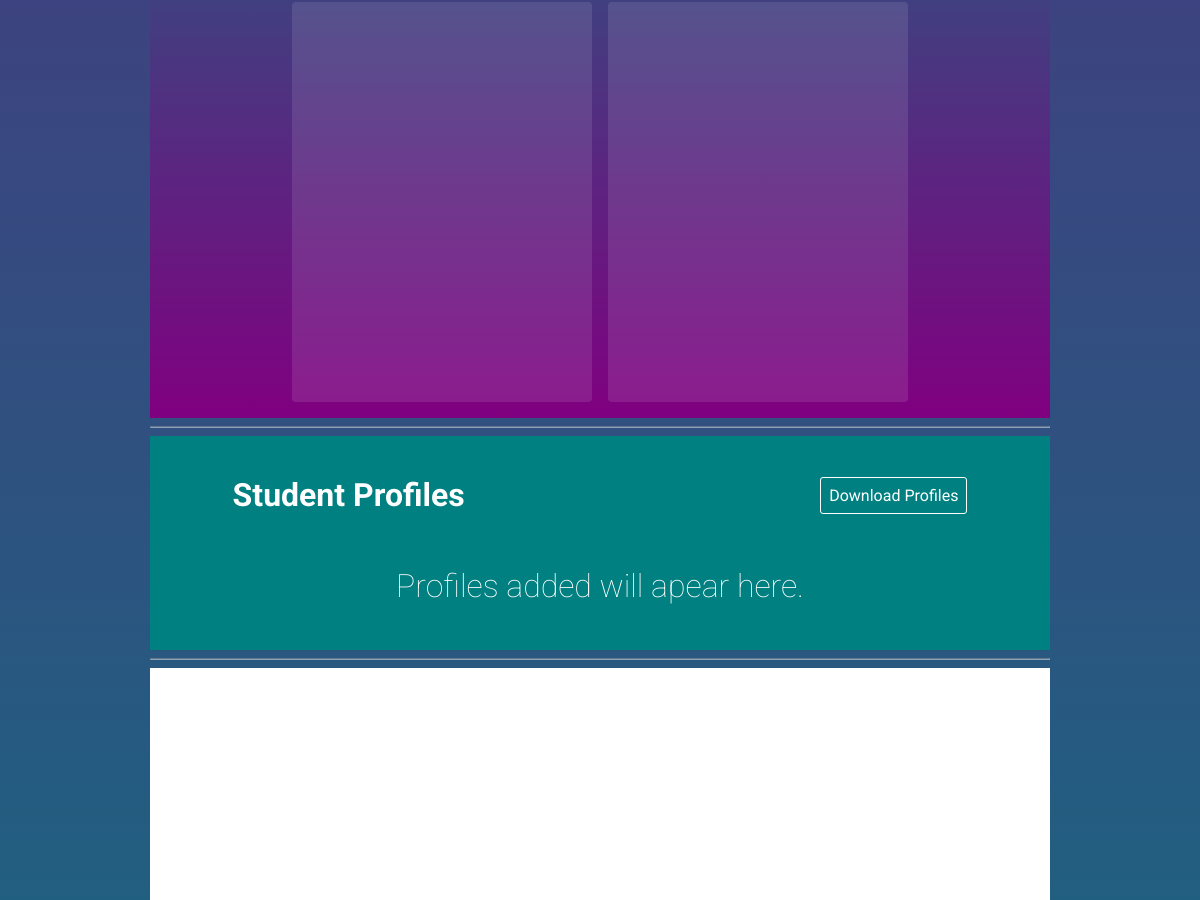
Before: / (middle part) with the older database file.
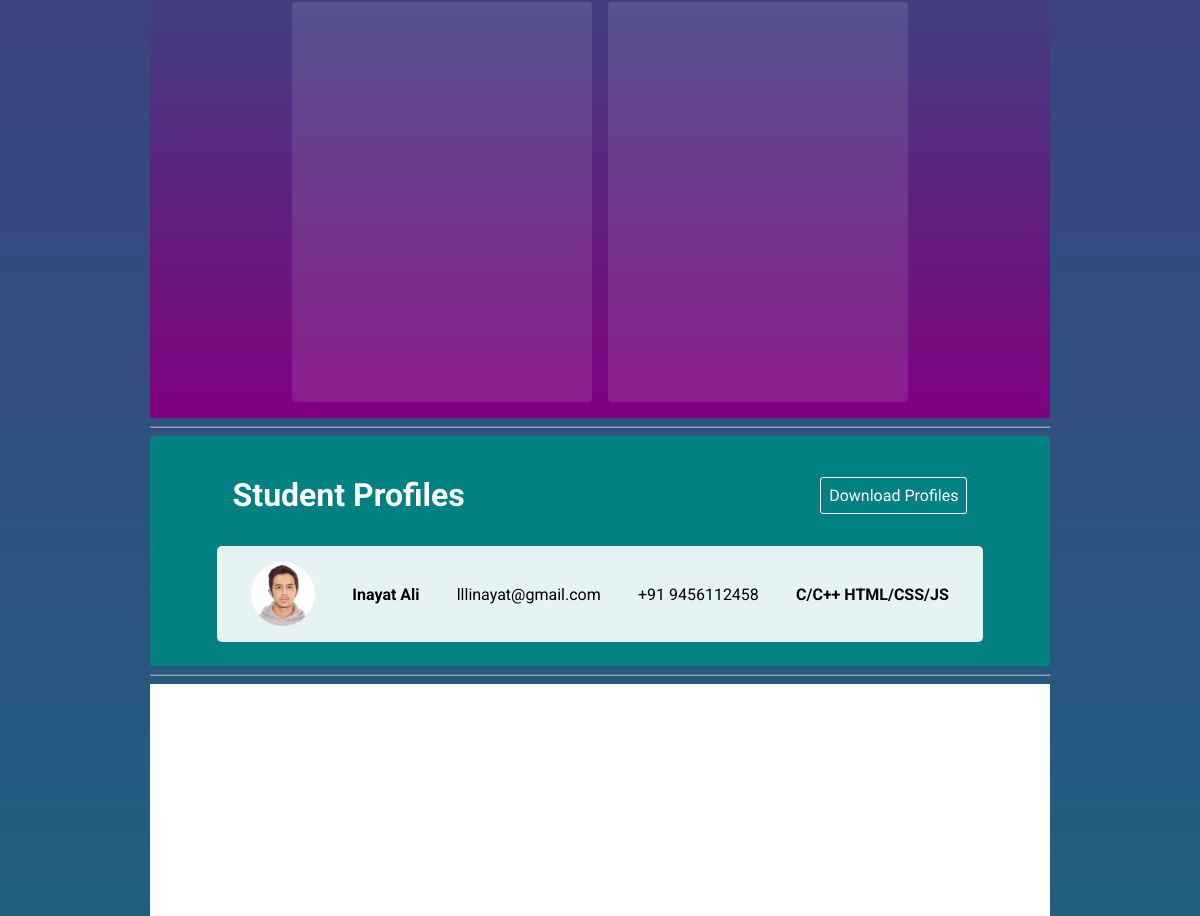
After: the same page with the newer database file.
### core/models.py (models this page shows, shortened)
class Student(models.Model):
    GENDER_CHOICES = [
        ('F', 'Female'),
        ('M', 'Male'),
        ('O', 'Other'),
    ]
    batch_year = models.IntegerField()
    graduation_year = models.IntegerField()
    name = models.CharField(max_length=255)
    email = models.EmailField(max_length=255)
    contact_number = models.CharField(max_length=10)
    sex = models.CharField(max_length=1, choices=GENDER_CHOICES)
    skills = models.TextField(max_length=500)
    photo = models.ImageField(null=True)

### core/views.py (the view)
# urls.py: path('', core_views.home_view, name='home'),
def home_view(request):
    students_queryset = Student.objects.all()
    context = {
        'students':students_queryset,
        'date':today,
    }
    return render(request, 'core/index.html', context)

### core/templates/core/index.html (shortened to what this page needs)
{% extends 'base.html' %}
{% block content %}
  {% include 'core/sections/mentors.html' %}
  <hr class="separator">
  {% include 'core/sections/profiles.html' %}
  <hr class="separator">
  {% include 'core/sections/recruitors.html' %}
{% endblock content %}

### templates/base.html (shortened to what this page needs)
{% load static %}
<!DOCTYPE html>
<html lang="en" dir="ltr">
  <head>
    <link rel="stylesheet" href="{% static 'css/main.css' %}">
    <link rel="stylesheet" href="{% static 'css/navbar.css' %}">
    <link rel="stylesheet" href="{% static 'css/banner.css' %}">
    <link rel="stylesheet" href="{% static 'css/about.css' %}">
    <link rel="stylesheet" href="{% static 'css/whyus.css' %}">
    <link rel="stylesheet" href="{% static 'css/mentors.css' %}">
    <link rel="stylesheet" href="{% static 'css/profiles.css' %}">
    <link rel="stylesheet" href="{% static 'css/recruitors.css' %}">
    <link rel="stylesheet" href="{% static 'css/contact.css' %}">
    <link rel="stylesheet" href="{% static 'css/footer.css' %}">
    <link rel="stylesheet" href="{% static 'css/dashboard.css' %}">
    <link rel="stylesheet" href="{% static 'css/profile_detail.css' %}">
    <link rel="stylesheet" href="{% static 'css/form.css' %}">
  </head>
  <body>
    <div class="container">
      {% block content %}
      {% endblock content %}
    </div>
  </body>
</html>

### core/templates/core/sections/mentors.html (shortened to what this page needs)
<div class="mentors" id="mnts">
  <div class="mentor" >
  </div>
  <div class="mentor" >
  </div>
</div>

### core/templates/core/sections/profiles.html
{% load static %}
<div class="profiles" id="pfl">
  <div class="profile-header">
    <h1>Student Profiles</h1>
    <a class="btn btn-secondary" href="#pfl">Download Profiles</a>
  </div>
  <div class="profile-content">
    {% if students %}
    {% for student in students %}
      <a href="{% url 'profile-detail' student.pk %}">
      <div class="profile-card">
        <div class="image-container">
          <img src="{{student.photo.url}}" alt="{{student.name}}">
        </div>
        <h4>{{student.name}}</h4>
        <p>{{student.email}}</p>
        <p>+91 {{student.contact_number}}</p>
        <strong>{{student.skills}}</strong>
      </div>
      </a>
    {% endfor %}
    {% else %}
      <h3 id="empty-message">Profiles added will apear here.</h3>
    {% endif %}
  </div>
</div>

### core/templates/core/sections/recruitors.html (shortened to what this page needs)
<div class="recruitors" id="recr">
</div>

### static/css/main.css (style rules this page uses)
* { margin: 0; padding: 0; }
html { scroll-behavior: smooth; }
body { height: 100vh; font-family: 'Roboto', sans-serif; display: flex; justify-content: center; background-image: linear-gradient(purple, teal); background-repeat: no-repeat; background-attachment: fixed; overflow-x: hidden; }
.container { width: 75%; height: auto; }
.btn { text-decoration: none; padding: 0.5rem; }
.btn-secondary { color: white; padding: 0.5rem; border: 0.5px solid white; border-radius: 3px; }
.separator { margin-top: 0.5rem; margin-bottom: 0.5rem; opacity: 50%; }

### static/css/mentors.css (style rules this page uses)
.mentors { width: 100%; min-height: 75%; background-image: linear-gradient(teal, purple); color: white; display: flex ; justify-content: center; align-items: center; flex-wrap: wrap; gap: 1rem; box-sizing: border-box; padding: 1rem; }
.mentor { height: 400px; width: 300px; background-color: rgba(255,255,255,0.1); border-radius: 0.25rem; transition: 0.3s; }

### static/css/profiles.css (style rules this page uses)
.profiles { width: 100%; height: auto; background-color: teal; color: white; display: flex; flex-direction: column; align-items: center; box-sizing: border-box; padding: 1.5rem; gap: 1rem; }
.profile-header { padding: 1rem; box-sizing: border-box; width: 90%; display: flex; justify-content: space-between; align-items: center; }
.profile-content { width: 90%; min-height: 5rem; display: flex; flex-direction: column; gap: 0.5rem; justify-content: center; align-items: center; box-sizing: border-box; }
.profile-content a { width: 100%; text-decoration: none; }
.profile-card { width: 100%; min-height: 4rem; color: black; background-color: rgba(255,255,255,0.9); display: flex; flex-wrap: wrap; justify-content: space-around; align-items: center; box-sizing: border-box; padding: 1rem; border-radius: 5px; }
.image-container { height: 4rem; width:4rem; display: flex; justify-content: center; align-items: center; overflow: hidden; border-radius: 50%; }
.image-container img { flex-shrink: 1; min-width: 100%; min-height: 100%; }

### static/css/recruitors.css (style rules this page uses)
.recruitors { width: 100%; min-height: 75%; background-color: white; color: black; display: flex; justify-content: center; align-items: center; }

Changed rows visible on the page:
added Student: photo (picture), name "Inayat Ali", email "lllinayat@gmail.com", contact_number "9456112458", skills "C/C++ HTML/CSS/JS"
Other visible differences:
text no longer shown: "Profiles added will apear here."
